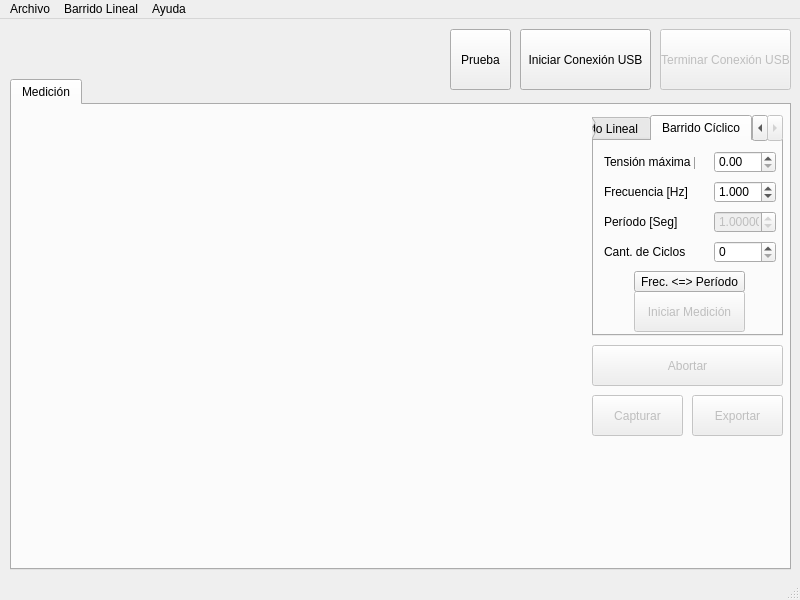
<?xml version="1.0" encoding="UTF-8"?>
<ui version="4.0">
 <class>MainWindow</class>
 <widget class="QMainWindow" name="MainWindow">
  <property name="windowModality">
   <enum>Qt::ApplicationModal</enum>
  </property>
  <property name="geometry">
   <rect>
    <x>0</x>
    <y>0</y>
    <width>800</width>
    <height>600</height>
   </rect>
  </property>
  <property name="windowTitle">
   <string>MainWindow</string>
  </property>
  <widget class="QWidget" name="centralwidget">
   <widget class="QPushButton" name="pushButton">
    <property name="geometry">
     <rect>
      <x>450</x>
      <y>10</y>
      <width>61</width>
      <height>61</height>
     </rect>
    </property>
    <property name="text">
     <string>Prueba</string>
    </property>
   </widget>
   <widget class="QPushButton" name="Conectar_Bt">
    <property name="geometry">
     <rect>
      <x>520</x>
      <y>10</y>
      <width>131</width>
      <height>61</height>
     </rect>
    </property>
    <property name="text">
     <string>Iniciar Conexión USB</string>
    </property>
   </widget>
   <widget class="QTabWidget" name="tabWidget">
    <property name="geometry">
     <rect>
      <x>10</x>
      <y>60</y>
      <width>781</width>
      <height>491</height>
     </rect>
    </property>
    <property name="currentIndex">
     <number>0</number>
    </property>
    <widget class="QWidget" name="medicion">
     <attribute name="title">
      <string>Medición</string>
     </attribute>
     <widget class="QCustomPlot" name="customPlot" native="true">
      <property name="geometry">
       <rect>
        <x>10</x>
        <y>50</y>
        <width>561</width>
        <height>381</height>
       </rect>
      </property>
     </widget>
     <widget class="QPushButton" name="Bt_Abortar">
      <property name="enabled">
       <bool>false</bool>
      </property>
      <property name="geometry">
       <rect>
        <x>580</x>
        <y>240</y>
        <width>191</width>
        <height>41</height>
       </rect>
      </property>
      <property name="autoFillBackground">
       <bool>false</bool>
      </property>
      <property name="text">
       <string>Abortar</string>
      </property>
     </widget>
     <widget class="QPushButton" name="Bt_Capturar">
      <property name="enabled">
       <bool>false</bool>
      </property>
      <property name="geometry">
       <rect>
        <x>580</x>
        <y>290</y>
        <width>91</width>
        <height>41</height>
       </rect>
      </property>
      <property name="text">
       <string>Capturar</string>
      </property>
     </widget>
     <widget class="QPushButton" name="Bt_Exportar">
      <property name="enabled">
       <bool>false</bool>
      </property>
      <property name="geometry">
       <rect>
        <x>680</x>
        <y>290</y>
        <width>91</width>
        <height>41</height>
       </rect>
      </property>
      <property name="autoFillBackground">
       <bool>false</bool>
      </property>
      <property name="text">
       <string>Exportar</string>
      </property>
     </widget>
     <widget class="QTabWidget" name="tipoMedicion">
      <property name="geometry">
       <rect>
        <x>580</x>
        <y>10</y>
        <width>191</width>
        <height>221</height>
       </rect>
      </property>
      <property name="currentIndex">
       <number>1</number>
      </property>
      <widget class="QWidget" name="tab">
       <attribute name="title">
        <string>Barrido Lineal</string>
       </attribute>
       <widget class="QPushButton" name="Bt_IniciarLineal">
        <property name="enabled">
         <bool>false</bool>
        </property>
        <property name="geometry">
         <rect>
          <x>40</x>
          <y>100</y>
          <width>111</width>
          <height>41</height>
         </rect>
        </property>
        <property name="text">
         <string>Iniciar Medición</string>
        </property>
       </widget>
       <widget class="QDoubleSpinBox" name="Num_VLineal">
        <property name="geometry">
         <rect>
          <x>120</x>
          <y>10</y>
          <width>62</width>
          <height>22</height>
         </rect>
        </property>
        <property name="maximum">
         <double>3.300000000000000</double>
        </property>
        <property name="singleStep">
         <double>0.100000000000000</double>
        </property>
       </widget>
       <widget class="QLabel" name="label">
        <property name="geometry">
         <rect>
          <x>10</x>
          <y>10</y>
          <width>91</width>
          <height>21</height>
         </rect>
        </property>
        <property name="text">
         <string>Tensión máxima [V]</string>
        </property>
       </widget>
       <widget class="QLabel" name="label_2">
        <property name="geometry">
         <rect>
          <x>10</x>
          <y>40</y>
          <width>91</width>
          <height>21</height>
         </rect>
        </property>
        <property name="text">
         <string>Frecuencia [Hz]</string>
        </property>
       </widget>
       <widget class="QDoubleSpinBox" name="Num_HzLineal">
        <property name="geometry">
         <rect>
          <x>120</x>
          <y>40</y>
          <width>62</width>
          <height>22</height>
         </rect>
        </property>
        <property name="decimals">
         <number>0</number>
        </property>
        <property name="maximum">
         <double>10000.000000000000000</double>
        </property>
        <property name="singleStep">
         <double>1.000000000000000</double>
        </property>
       </widget>
      </widget>
      <widget class="QWidget" name="tab_2">
       <attribute name="title">
        <string>Barrido Cíclico</string>
       </attribute>
       <widget class="QLabel" name="label_3">
        <property name="geometry">
         <rect>
          <x>10</x>
          <y>10</y>
          <width>91</width>
          <height>21</height>
         </rect>
        </property>
        <property name="text">
         <string>Tensión máxima [V]</string>
        </property>
       </widget>
       <widget class="QDoubleSpinBox" name="Num_VCiclico">
        <property name="geometry">
         <rect>
          <x>120</x>
          <y>10</y>
          <width>62</width>
          <height>22</height>
         </rect>
        </property>
        <property name="maximum">
         <double>3.300000000000000</double>
        </property>
        <property name="singleStep">
         <double>0.100000000000000</double>
        </property>
       </widget>
       <widget class="QDoubleSpinBox" name="Num_HzCiclico">
        <property name="geometry">
         <rect>
          <x>120</x>
          <y>40</y>
          <width>62</width>
          <height>22</height>
         </rect>
        </property>
        <property name="decimals">
         <number>3</number>
        </property>
        <property name="minimum">
         <double>0.200000000000000</double>
        </property>
        <property name="maximum">
         <double>8000.000000000000000</double>
        </property>
        <property name="singleStep">
         <double>0.001000000000000</double>
        </property>
        <property name="value">
         <double>1.000000000000000</double>
        </property>
       </widget>
       <widget class="QPushButton" name="Bt_IniciarCiclico">
        <property name="enabled">
         <bool>false</bool>
        </property>
        <property name="geometry">
         <rect>
          <x>40</x>
          <y>150</y>
          <width>111</width>
          <height>41</height>
         </rect>
        </property>
        <property name="text">
         <string>Iniciar Medición</string>
        </property>
       </widget>
       <widget class="QLabel" name="label_4">
        <property name="geometry">
         <rect>
          <x>10</x>
          <y>40</y>
          <width>91</width>
          <height>21</height>
         </rect>
        </property>
        <property name="text">
         <string>Frecuencia [Hz]</string>
        </property>
       </widget>
       <widget class="QDoubleSpinBox" name="Num_CicCiclico">
        <property name="geometry">
         <rect>
          <x>120</x>
          <y>100</y>
          <width>62</width>
          <height>22</height>
         </rect>
        </property>
        <property name="decimals">
         <number>0</number>
        </property>
        <property name="maximum">
         <double>10000.000000000000000</double>
        </property>
        <property name="singleStep">
         <double>1.000000000000000</double>
        </property>
       </widget>
       <widget class="QLabel" name="label_5">
        <property name="geometry">
         <rect>
          <x>10</x>
          <y>100</y>
          <width>91</width>
          <height>21</height>
         </rect>
        </property>
        <property name="text">
         <string>Cant. de Ciclos</string>
        </property>
       </widget>
       <widget class="QLabel" name="label_6">
        <property name="geometry">
         <rect>
          <x>10</x>
          <y>70</y>
          <width>91</width>
          <height>21</height>
         </rect>
        </property>
        <property name="text">
         <string>Período [Seg]</string>
        </property>
       </widget>
       <widget class="QDoubleSpinBox" name="Num_SegCiclico">
        <property name="enabled">
         <bool>false</bool>
        </property>
        <property name="geometry">
         <rect>
          <x>120</x>
          <y>70</y>
          <width>62</width>
          <height>22</height>
         </rect>
        </property>
        <property name="decimals">
         <number>5</number>
        </property>
        <property name="minimum">
         <double>0.000130000000000</double>
        </property>
        <property name="maximum">
         <double>5.000000000000000</double>
        </property>
        <property name="singleStep">
         <double>0.000010000000000</double>
        </property>
        <property name="value">
         <double>1.000000000000000</double>
        </property>
       </widget>
       <widget class="QPushButton" name="Bt_FTCiclico">
        <property name="enabled">
         <bool>true</bool>
        </property>
        <property name="geometry">
         <rect>
          <x>40</x>
          <y>130</y>
          <width>111</width>
          <height>21</height>
         </rect>
        </property>
        <property name="text">
         <string>Frec. &lt;=&gt; Período</string>
        </property>
       </widget>
      </widget>
     </widget>
    </widget>
   </widget>
   <widget class="QPushButton" name="Desconectar_Bt">
    <property name="enabled">
     <bool>false</bool>
    </property>
    <property name="geometry">
     <rect>
      <x>660</x>
      <y>10</y>
      <width>131</width>
      <height>61</height>
     </rect>
    </property>
    <property name="text">
     <string>Terminar Conexión USB</string>
    </property>
   </widget>
  </widget>
  <widget class="QMenuBar" name="menubar">
   <property name="geometry">
    <rect>
     <x>0</x>
     <y>0</y>
     <width>800</width>
     <height>21</height>
    </rect>
   </property>
   <widget class="QMenu" name="menuArchivo">
    <property name="title">
     <string>Archivo</string>
    </property>
    <addaction name="actionNueva_Medicion"/>
    <addaction name="actionAbrir_Medicion"/>
    <addaction name="actionOpciones"/>
   </widget>
   <widget class="QMenu" name="menuBarrido_Lineal">
    <property name="title">
     <string>Barrido Lineal</string>
    </property>
    <addaction name="actionMedir"/>
    <addaction name="actionConfiguracion"/>
   </widget>
   <widget class="QMenu" name="menuAyuda">
    <property name="title">
     <string>Ayuda</string>
    </property>
    <addaction name="actionAyuda"/>
   </widget>
   <addaction name="menuArchivo"/>
   <addaction name="menuBarrido_Lineal"/>
   <addaction name="menuAyuda"/>
  </widget>
  <widget class="QStatusBar" name="statusbar"/>
  <action name="actionNueva_Medicion">
   <property name="text">
    <string>Nueva Medición</string>
   </property>
  </action>
  <action name="actionAbrir_Medicion">
   <property name="text">
    <string>Abrir Medición</string>
   </property>
  </action>
  <action name="actionOpciones">
   <property name="text">
    <string>Opciones</string>
   </property>
  </action>
  <action name="actionMedir">
   <property name="text">
    <string>Medir</string>
   </property>
  </action>
  <action name="actionConfiguracion">
   <property name="text">
    <string>Configuración</string>
   </property>
  </action>
  <action name="actionAyuda">
   <property name="text">
    <string>Ayuda</string>
   </property>
  </action>
 </widget>
 <customwidgets>
  <customwidget>
   <class>QCustomPlot</class>
   <extends>QWidget</extends>
   <header>qcustomplot.h</header>
   <container>1</container>
  </customwidget>
 </customwidgets>
 <resources/>
 <connections/>
</ui>
